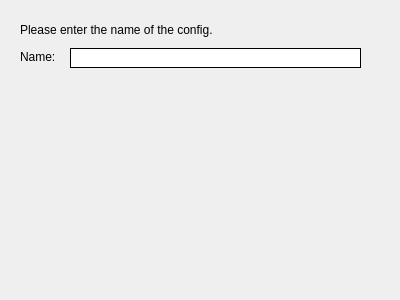
<?xml version="1.0" encoding="UTF-8"?>
<ui version="4.0">
 <class>GeneralPage</class>
 <widget class="QWizardPage" name="GeneralPage">
  <property name="geometry">
   <rect>
    <x>0</x>
    <y>0</y>
    <width>400</width>
    <height>300</height>
   </rect>
  </property>
  <property name="windowTitle">
   <string>WizardPage</string>
  </property>
  <property name="title">
   <string>General Settings</string>
  </property>
  <property name="subTitle">
   <string>Specify the name of the config file which should create.</string>
  </property>
  <widget class="QLabel" name="lblConfigName">
   <property name="geometry">
    <rect>
     <x>20</x>
     <y>20</y>
     <width>361</width>
     <height>20</height>
    </rect>
   </property>
   <property name="text">
    <string>Please enter the name of the config.</string>
   </property>
  </widget>
  <widget class="QLabel" name="label">
   <property name="geometry">
    <rect>
     <x>20</x>
     <y>50</y>
     <width>46</width>
     <height>14</height>
    </rect>
   </property>
   <property name="text">
    <string>Name:</string>
   </property>
  </widget>
  <widget class="QLineEdit" name="txtConfigName">
   <property name="geometry">
    <rect>
     <x>70</x>
     <y>48</y>
     <width>291</width>
     <height>20</height>
    </rect>
   </property>
   <property name="styleSheet">
    <string notr="true">:enabled {border: 1px solid black; background-color: rgb(255, 255, 255);}
:disabled {border: 1px solid black; background-color: rgb(195, 195, 195);}
:hover {border: 1px solid red; }</string>
   </property>
  </widget>
 </widget>
 <resources/>
 <connections/>
</ui>
